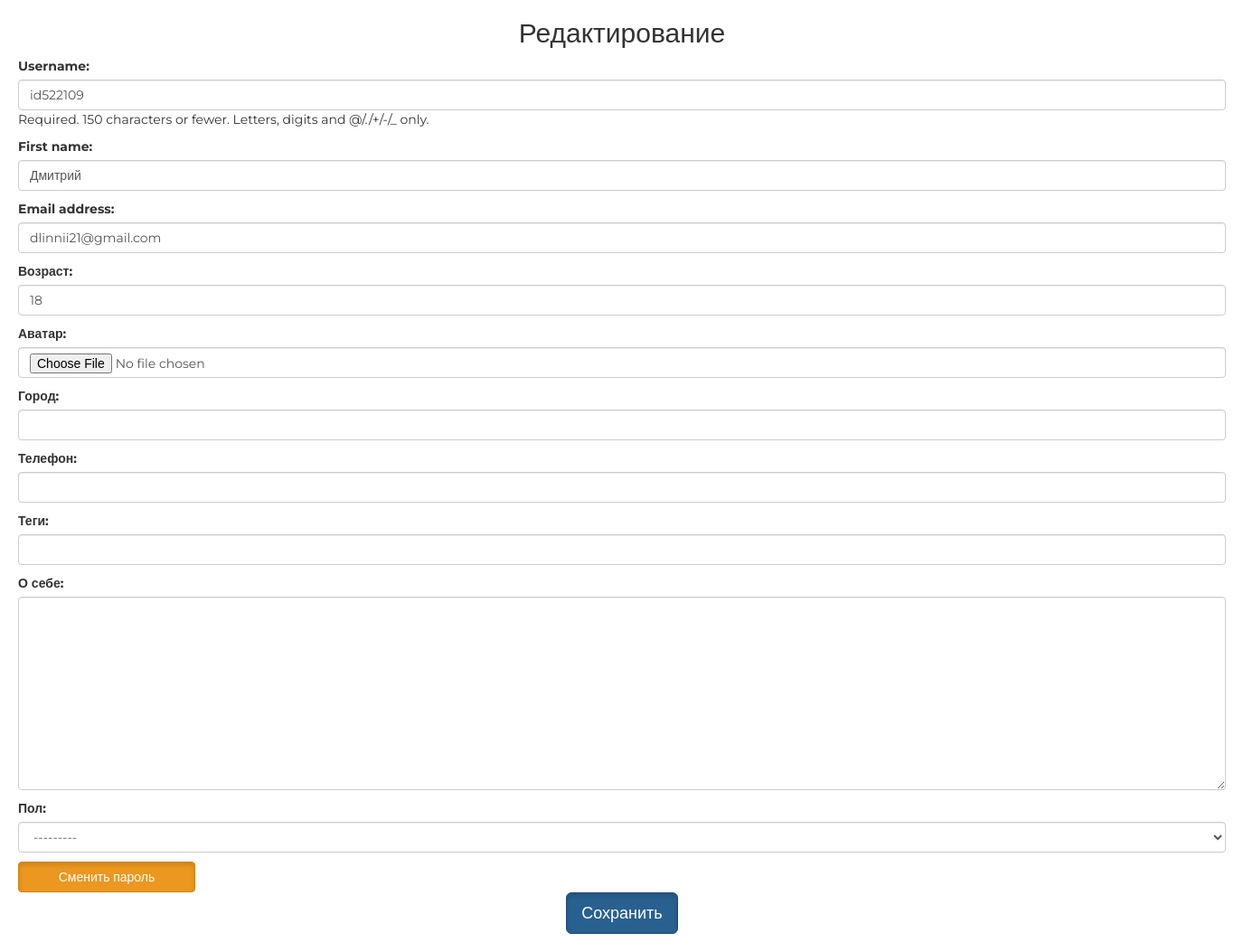
/auth/edit/ (signed in), run on the app's committed database.
### authapp/models.py (models this page shows, shortened)
class ShopUser(AbstractUser):
    age = models.PositiveIntegerField(verbose_name="возраст", blank=True, default=18)
    avatar = models.ImageField(verbose_name="аватар", blank=True, upload_to="users")
    phone = models.CharField(
        max_length=20,
        verbose_name="телефон",
        blank=True,
    )
    city = models.CharField(max_length=20, verbose_name="город", blank=True)
    activation_key = models.CharField(max_length=128, blank=True)
    activation_key_expires = models.DateTimeField(
        default=get_activation_key_expiration_date
    )

class ShopUserProfile(models.Model):
    MALE = 'M'
    FEMALE = 'W'
    GENDER_CHOICES = (
        (MALE, 'M'), (FEMALE, 'Ж'),
    )
    user = models.OneToOneField(ShopUser, unique=True, null=False,on_delete=models.CASCADE)
    tagline = models.CharField(verbose_name='теги', max_length=128, blank=True)
    about_me = models.TextField(verbose_name='о себе', max_length=512, blank=True)
    gender = models.CharField(verbose_name='пол', max_length=1, choices=GENDER_CHOICES, blank=True)

### authapp/views.py (the view)
# urls.py: path("edit/", views.edit, name="edit"),
@transaction.atomic
def edit(request):
    if request.method == "POST":
        edit_form = ShopUserEditForm(request.POST, request.FILES, instance=request.user)
        profile_form = ShopUserProfileForm(request.POST, instance=request.user.shopuserprofile)
        if edit_form.is_valid() and profile_form.is_valid():
            edit_form.save()
            return HttpResponseRedirect(reverse("auth:edit"))
    else:
        edit_form = ShopUserEditForm(instance=request.user)
        profile_form = ShopUserProfileForm(request.POST, instance=request.user.shopuserprofile)
    return render(
        request,
        "authapp/edit.html",
        context={
            "title": "Редактирование",
            "form": edit_form,
            'profile_form': profile_form,
        },
    )

### authapp/forms.py (shortened to what this page needs)
class ShopUserEditForm(UserChangeForm):
    class Meta:
        model = ShopUser
        fields = (
            "username",
            "first_name",
            "password",
            "email",
            "age",
            "avatar",
            "city",
            "phone",
        )
    def __init__(self, *args, **kwargs):
        super(ShopUserEditForm, self).__init__(*args, **kwargs)
        for field_name, field in self.fields.items():
            field.widget.attrs["class"] = "form-control"
            if field_name == "password":
                field.widget = forms.HiddenInput()

class ShopUserProfileForm(forms.ModelForm):
    class Meta:
        model = ShopUserProfile
        fields = ("tagline", "about_me", "gender")
    def __init__(self, *args, **kwargs):
        super().__init__(*args, **kwargs)
        for field_name, field in self.fields.items():
            field.widget.attrs["class"] = "form-control"

### mainapp/context_processors.py (called while the page is built)
def menu_links(request):
    return {
        "menu_links": [
            {"url": "main", "active": ["main"], "name": "домой"},
            {
                "url": "products:all",
                "active": ["products:all", "products:category"],
                "name": "продукты",
            },
            {"url": "contact", "active": ["contact"], "name": "контакты"},
        ]
    }

### authapp/templates/authapp/edit.html (shortened to what this page needs)
{% extends 'authapp/base.html'%}
{% block content %}
  <form method="post" url="{% url "auth:edit" %}" enctype="multipart/form-data">
        {{ form.as_p }}
        {{ profile_form.as_p }}
        <a href="{% url 'auth:change_password' %}"><input class="btn btn-warning  active" value="Сменить пароль"></a>
        <br/>
        <div align="center">
          <input type="submit"class="btn btn-primary btn-lg active" value="Сохранить">
        </div>
        <br/>
    </form>
{% endblock %}

### static/css/style.css (style rules this page uses)
* { margin: 0; padding: 0; }
body { font-family: 'Montserrat', sans-serif; }
html, body { height: 100%; }

### data on the page
ShopUser: username "id522109", first_name "Дмитрий", email "dlinnii21@gmail.com", age "18"
ShopUserProfile: gender "---------"

### other printed values
{{ title }} "Редактирование"
